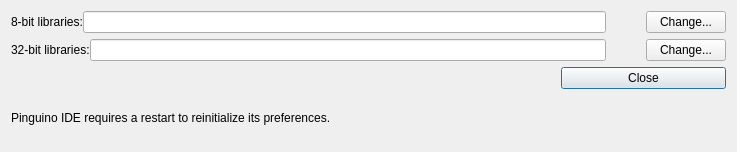
<?xml version="1.0" encoding="UTF-8"?>
<ui version="4.0">
 <class>Paths</class>
 <widget class="QDialog" name="Paths">
  <property name="geometry">
   <rect>
    <x>0</x>
    <y>0</y>
    <width>737</width>
    <height>152</height>
   </rect>
  </property>
  <property name="windowTitle">
   <string>Paths</string>
  </property>
  <layout class="QGridLayout" name="gridLayout_5">
   <item row="3" column="0">
    <layout class="QHBoxLayout" name="horizontalLayout_2">
     <item>
      <spacer name="horizontalSpacer_2">
       <property name="orientation">
        <enum>Qt::Horizontal</enum>
       </property>
       <property name="sizeHint" stdset="0">
        <size>
         <width>304</width>
         <height>23</height>
        </size>
       </property>
      </spacer>
     </item>
     <item>
      <widget class="QPushButton" name="pushButton_close">
       <property name="minimumSize">
        <size>
         <width>165</width>
         <height>0</height>
        </size>
       </property>
       <property name="text">
        <string>Close</string>
       </property>
       <property name="default">
        <bool>true</bool>
       </property>
      </widget>
     </item>
    </layout>
   </item>
   <item row="4" column="0">
    <widget class="QLabel" name="label">
     <property name="text">
      <string>&lt;html&gt;&lt;head/&gt;&lt;body&gt;&lt;p&gt;Pinguino IDE requires a restart to reinitialize its preferences.&lt;/p&gt;&lt;/body&gt;&lt;/html&gt;</string>
     </property>
    </widget>
   </item>
   <item row="0" column="0">
    <layout class="QHBoxLayout" name="horizontalLayout_3">
     <property name="spacing">
      <number>0</number>
     </property>
     <item>
      <widget class="QLabel" name="label_6">
       <property name="text">
        <string>8-bit libraries:</string>
       </property>
      </widget>
     </item>
     <item>
      <widget class="QLineEdit" name="lineEdit_pinguino_8_libs"/>
     </item>
     <item>
      <widget class="QPushButton" name="pushButton_clear_8_libs">
       <property name="text">
        <string/>
       </property>
       <property name="icon">
        <iconset resource="../../../pinguino-extra/resources/resources.qrc">
         <normaloff>:/icons/icons/clear.png</normaloff>:/icons/icons/clear.png</iconset>
       </property>
       <property name="iconSize">
        <size>
         <width>24</width>
         <height>24</height>
        </size>
       </property>
       <property name="flat">
        <bool>true</bool>
       </property>
      </widget>
     </item>
     <item>
      <widget class="QPushButton" name="pushButton_pinguino_8_libs">
       <property name="text">
        <string>Change...</string>
       </property>
      </widget>
     </item>
    </layout>
   </item>
   <item row="1" column="0">
    <layout class="QHBoxLayout" name="horizontalLayout_5">
     <property name="spacing">
      <number>0</number>
     </property>
     <item>
      <widget class="QLabel" name="label_8">
       <property name="text">
        <string>32-bit libraries:</string>
       </property>
      </widget>
     </item>
     <item>
      <widget class="QLineEdit" name="lineEdit_pinguino_32_libs"/>
     </item>
     <item>
      <widget class="QPushButton" name="pushButton_clear_32_libs">
       <property name="text">
        <string/>
       </property>
       <property name="icon">
        <iconset resource="../../../pinguino-extra/resources/resources.qrc">
         <normaloff>:/icons/icons/clear.png</normaloff>:/icons/icons/clear.png</iconset>
       </property>
       <property name="iconSize">
        <size>
         <width>24</width>
         <height>24</height>
        </size>
       </property>
       <property name="flat">
        <bool>true</bool>
       </property>
      </widget>
     </item>
     <item>
      <widget class="QPushButton" name="pushButton_pinguino_32_libs">
       <property name="text">
        <string>Change...</string>
       </property>
      </widget>
     </item>
    </layout>
   </item>
  </layout>
 </widget>
 <resources>
  <include location="../../../pinguino-extra/resources/resources.qrc"/>
 </resources>
 <connections/>
</ui>
